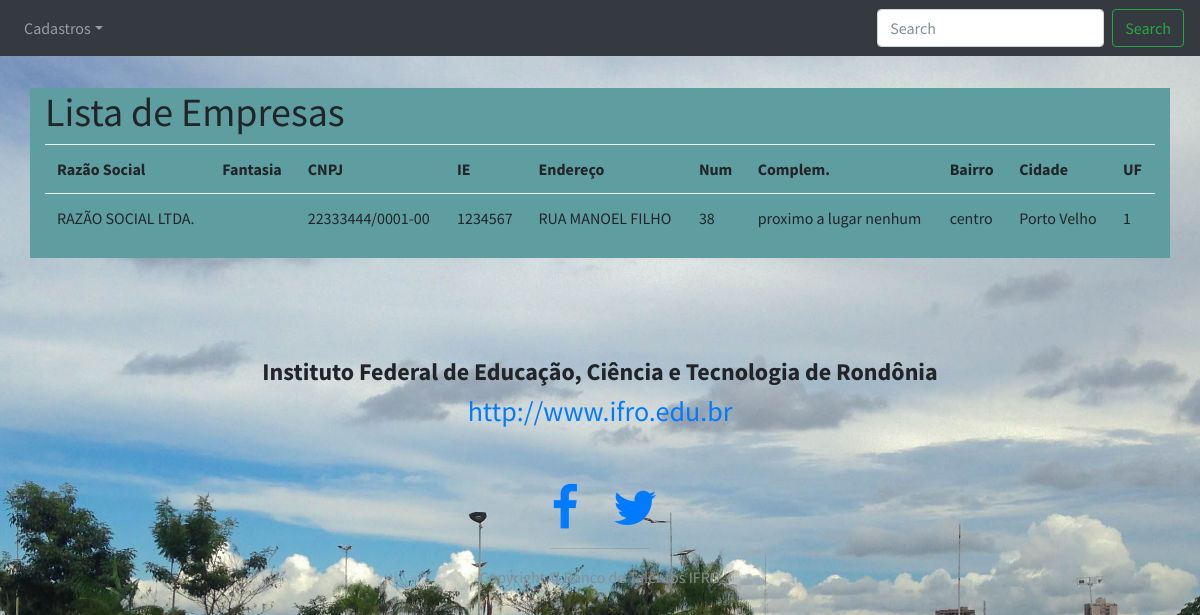
The app's page /listarEmpresas with its own data.
### models.py (models this page shows, shortened)
class Pessoa(db.Model):
    __tablename__ = "pessoas"
    __table_args__ = {'extend_existing': True}
    __mapper_args__ = {'polymorphic_identity': 'pessoa'}
    id = db.Column(db.Integer, autoincrement=True, primary_key=True)
    nome        = db.Column(db.String(100))
    endereco    = db.Column(db.String(50))
    num         = db.Column(db.String(10))
    complemento = db.Column(db.String(40))
    bairro      = db.Column(db.String(50))
    cidade      = db.Column(db.String(50))
    uf          = db.Column(db.String(50))
    telefone    = db.Column(db.String(15))
    email    = db.Column(db.String(15), unique= True)
    password = db.Column(db.String(10))
    tipo     = db.Column(db.Integer)  # 1 para IFRO - 2 para VISITANTE

class Empresa(Pessoa):
    __tablename__ = "empresas"
    __table_args__ = {'extend_existing': True}
    __mapper_args__ = {'polymorphic_identity': 'empresa'}
    id = db.Column(db.Integer, db.ForeignKey('pessoas.id'), primary_key=True)
    fantasia  = db.Column(db.String(100))
    cnpj = db.Column(db.String(11))
    ie   = db.Column(db.Integer)

class Pessoa(db.Model):
    __tablename__ = "pessoas"
    __table_args__ = {'extend_existing': True}
    __mapper_args__ = {'polymorphic_identity': 'pessoa'}
    id = db.Column(db.Integer, autoincrement=True, primary_key=True)
    nome        = db.Column(db.String(100))
    endereco    = db.Column(db.String(50))
    num         = db.Column(db.String(10))
    complemento = db.Column(db.String(40))
    bairro      = db.Column(db.String(50))
    cidade      = db.Column(db.String(50))
    uf          = db.Column(db.String(50))
    telefone    = db.Column(db.String(15))
    email    = db.Column(db.String(15), unique= True)
    password = db.Column(db.String(10))
    tipo     = db.Column(db.Integer)  # 1 para IFRO - 2 para VISITANTE

### app.py (the view)
@app.route('/listarEmpresas')    #Abrir Formulário de cadastro de aluno
def listarEmpresas():
    empresas = models.Empresa.query.all()
    return render_template('listarEmpresas.html', empresas=empresas)

### app.py (called while the page is built)
@login_manager.request_loader
def request_loader(request):
    email = request.form.get('email')
    if email not in users:
        return #'Não existe o e-mail {} cadastrado no banco'.format(email)
    user = User()
    user.id = email
    return user

### templates/listarEmpresas.html (shortened to what this page needs)
{% extends 'base_ifro.html' %}
{% block conteudo %}
<br>
<br>
<div class="container" >
    <div class="row">
        <div class="col-md-12" style="background: cadetblue">
            <h1>Lista de Empresas</h1>
            <table class="table table-hover">
                <tr>
                    <th>Razão Social</th>
                    <th>Fantasia</th>
                    <th>CNPJ</th>
                    <th>IE</th>
                    <th>Endereço</th>
                    <th>Num</th>
                    <th>Complem.</th>
                    <th>Bairro</th>
                    <th>Cidade</th>
                    <th>UF</th>
                </tr>
                {% for empresa in empresas: %}
                <tr>
                    <td>{{ empresa.nome }}</td>
                    <td>{{ empresa.apelido }}</td>
                    <td>{{ empresa.cnpj }}</td>
                    <td>{{ empresa.ie }}</td>
                    <td>{{ empresa.endereco }}</td>
                    <td>{{ empresa.num }}</td>
                    <td>{{ empresa.complemento }}</td>
                    <td>{{ empresa.bairro }}</td>
                    <td>{{ empresa.cidade }}</td>
                    <td>{{ empresa.uf }}</td>
                </tr>
                {% endfor %}
            </table>
        </div>
    </div>
</div>
{% endblock %}

### static/css/stylish-portfolio.css (style rules this page uses)
html, body { width: 100%; height: 100%; }
body { font-family: 'Source Sans Pro', 'Helvetica Neue', Helvetica, Arial, sans-serif; background: url(../img/parque_cidade.jpg ) no-repeat center center scroll ; -webkit-background-size: cover; -moz-background-size: cover; -o-background-size: cover; background-size: cover; }

### static/css/signin.css (style rules this page uses)
body { padding-top: 40px; padding-bottom: 40px; background-color: #eee; }

### records on screen
Empresa: nome "RAZÃO SOCIAL LTDA.", cnpj "22333444/0001-00", ie "1234567", endereco "RUA MANOEL FILHO", num "38", complemento "proximo a lugar nenhum", bairro "centro", cidade "Porto Velho", uf "1"
